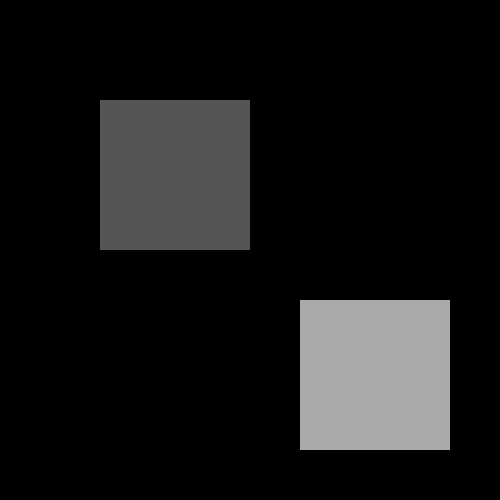
#> input picture image.jpg, 500 x 500 px
$ python otsu-algorithm.py
#> lines starting #> are read from the running program, lines starting #| are printed output that depends on the picture; after the words box and inside, x2 and y2 are one past the last pixel; in counts of white or black regions, pixels touching at a corner belong together
import numpy as np
import matplotlib.pyplot as plt
import cv2
import math
from PIL import Image

img=cv2.imread("image.jpg",0)
#> img is the input picture: shape (500, 500); min 0, max 171, mean 23

print(img.shape)
#| (500, 500)

gauss_noise=np.zeros((500,500),dtype=np.uint8)
cv2.randn(gauss_noise,128,20)
gauss_noise=(gauss_noise*0.5).astype(np.uint8)

gn_img=cv2.add(img,gauss_noise)
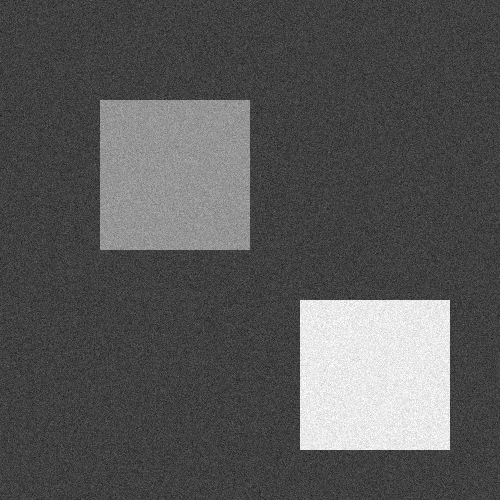
#> gn_img: shape (500, 500); min 15, max 255, mean 86.7

fig=plt.figure(dpi=200)

fig.add_subplot(1,3,1)
plt.imshow(img,cmap='gray')
plt.axis("off")
plt.title("Original")

fig.add_subplot(1,3,2)
plt.imshow(gauss_noise,cmap='gray')
plt.axis("off")
plt.title("Gaussian Noise")

fig.add_subplot(1,3,3)
plt.imshow(gn_img,cmap='gray')
plt.axis("off")
plt.title("Combined")

plt.show()
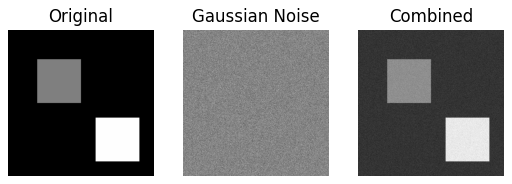
#> figure drawn by matplotlib, 3 panels
cv2.imwrite('gn_img.jpg', gn_img, [int(cv2.IMWRITE_JPEG_QUALITY), 100])

# Otsu's method

threshold_values = {}
h = [1]


def Hist(img):
   row, col = img.shape
   y = np.zeros(500)
   for i in range(0,row):
      for j in range(0,col):
         y[img[i,j]] += 1
   x = np.arange(0,500)
   plt.bar(x, y, color='b', width=5, align='center', alpha=0.25)
   plt.show()
   return y


def regenerate_img(img, threshold):
    row, col = img.shape
    y = np.zeros((row, col))
    for i in range(0,row):
        for j in range(0,col):
            if img[i,j] >= threshold:
                y[i,j] = 255
            else:
                y[i,j] = 0
    return y


def countPixel(h):
    cnt = 0
    for i in range(0, len(h)):
        if h[i]>0:
           cnt += h[i]
    return cnt


def weight(s, e):
    w = 0
    for i in range(s, e):
        w += h[i]
    return w


def mean(s, e):
    m = 0
    w = weight(s, e)
    for i in range(s, e):
        m += h[i] * i

    return m/float(w)


def variance(s, e):
    v = 0
    m = mean(s, e)
    w = weight(s, e)
    for i in range(s, e):
        v += ((i - m) **2) * h[i]
    v /= w
    return v


def threshold(h):
    cnt = countPixel(h)
    for i in range(1, len(h)):
        vb = variance(0, i)
        wb = weight(0, i) / float(cnt)
        mb = mean(0, i)

        vf = variance(i, len(h))
        wf = weight(i, len(h)) / float(cnt)
        mf = mean(i, len(h))

        V2w = wb * (vb) + wf * (vf)
        V2b = wb * wf * (mb - mf)**2

        fw = open("trace.txt", "a")
        fw.write('T='+ str(i) + "\n")

        fw.write('Wb='+ str(wb) + "\n")
        fw.write('Mb='+ str(mb) + "\n")
        fw.write('Vb='+ str(vb) + "\n")

        fw.write('Wf='+ str(wf) + "\n")
        fw.write('Mf='+ str(mf) + "\n")
        fw.write('Vf='+ str(vf) + "\n")

        fw.write('within class variance='+ str(V2w) + "\n")
        fw.write('between class variance=' + str(V2b) + "\n")
        fw.write("\n")

        if not math.isnan(V2w):
            threshold_values[i] = V2w


def get_optimal_threshold():
    min_V2w = min(threshold_values.itervalues())
    optimal_threshold = [k for k, v in threshold_values.iteritems() if v == min_V2w]
    print ("optimal threshold", optimal_threshold[0])
    return optimal_threshold[0]


image = Image.open('gn_img.jpg').convert("L")
img = np.asarray(image)

h = Hist(img)
#> in Hist, `plt.show()`:
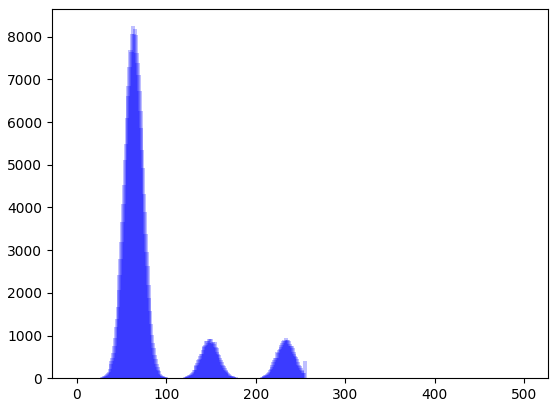
#> figure drawn by matplotlib, 1 panel; tallest bar 8248 high, from x = 60.5 to 65.5
#> h = 500 values, max 8248 at index 63, min 0 at index 0, mean 500
threshold(h)
#> the loop in countPixel, `for i in range(0, len(h)):` made 500 passes
#> cnt on passes 15, 22, 24, 26, 27, 28, 29, 30, 31, 32, 33, 34: 1, 2, 5, 10, 12, 23, 37, 58, 86, 131, 191, 262
#> after the loop in countPixel, `for i in range(0, len(h)):`: cnt = 250000
#> the loop in threshold, `for i in range(1, len(h)):` made 499 passes
#> (vb, wb, mb, V2w, V2b) on passes 1 to 3: (nan, 0, nan, nan, nan), (nan, 0, nan, nan, nan), (nan, 0, nan, nan, nan)
op_thres = get_optimal_threshold()
#| optimal threshold 128

res = regenerate_img(img, op_thres)
#> after the loop in regenerate_img, `for i in range(0,row):`:
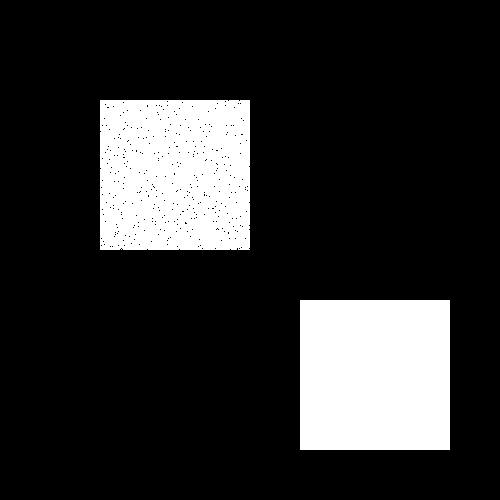
#> y: shape (500, 500) float64; 17.8% white; 2 white regions, box (x1, y1, x2, y2) and area: (300, 300, 450, 450) 22500, (100, 100, 250, 250) 22114
plt.imshow(res)
plt.savefig("otsu.jpg")
